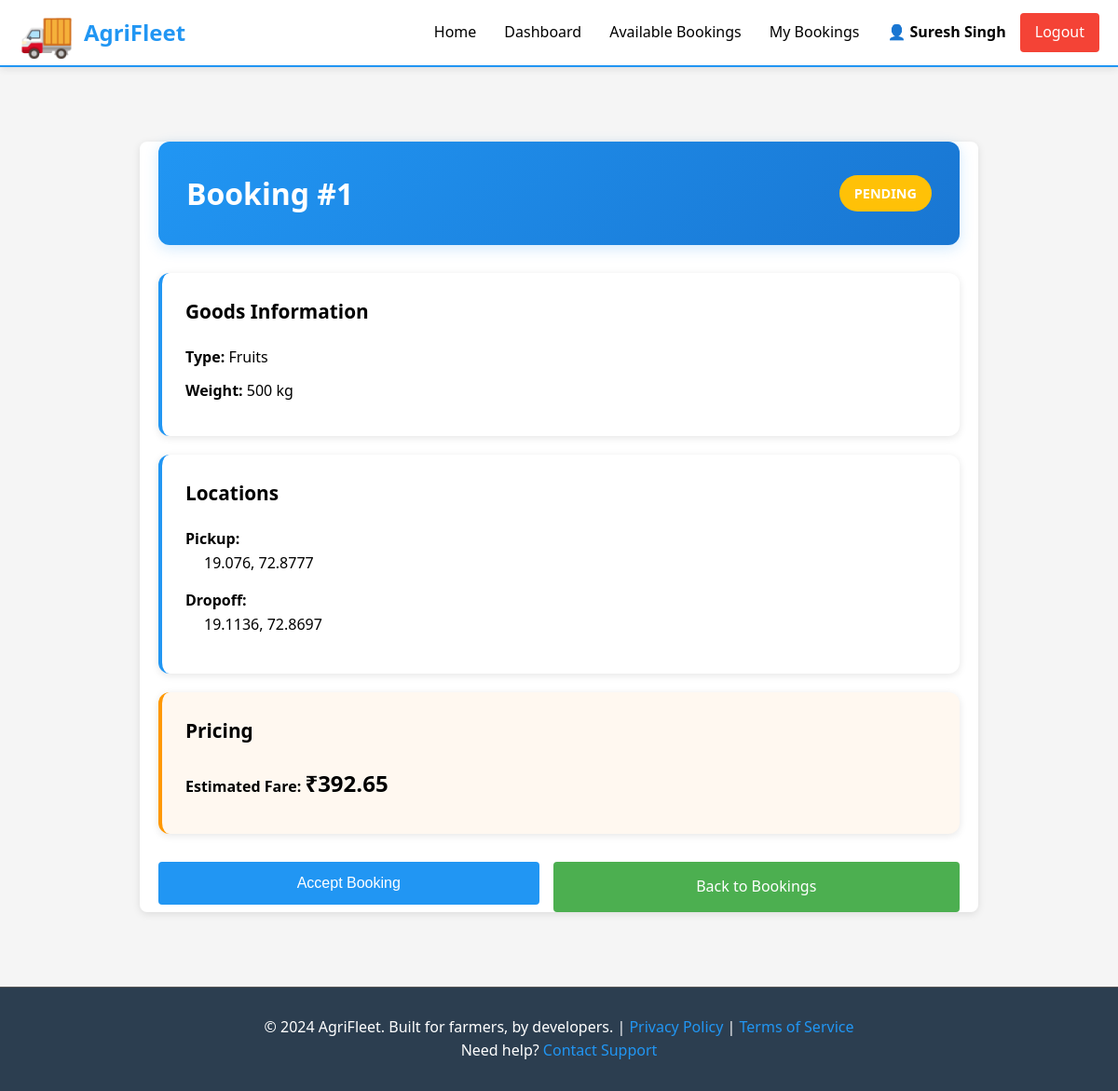
The app's page /driver/booking/1 (signed in), older data.
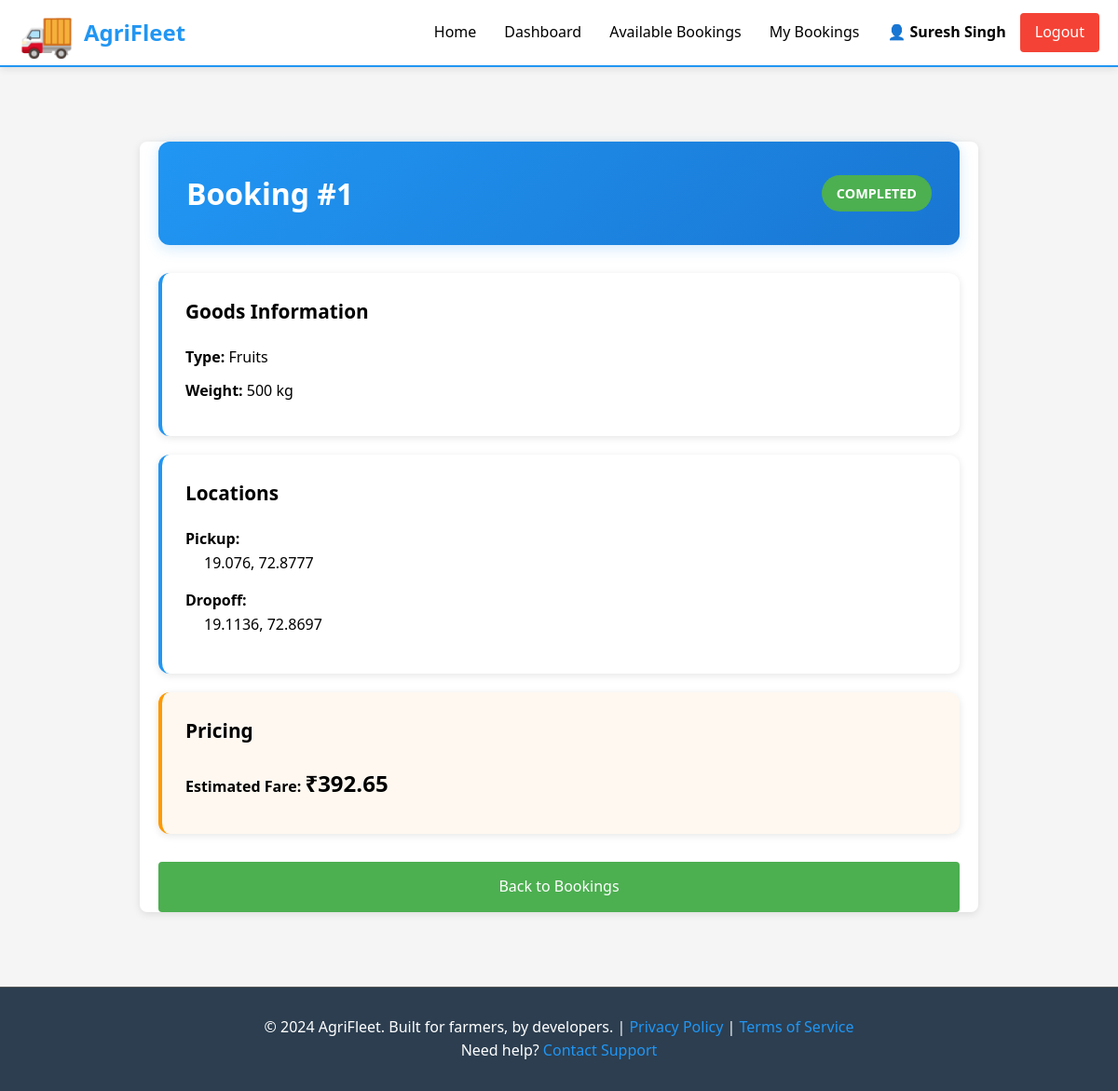
The same page, newer data.
### models.py (models this page shows, shortened)
class Booking(db.Model):
    __tablename__ = 'bookings'
    id = db.Column(db.Integer, primary_key=True)
    farmer_id = db.Column(db.Integer, db.ForeignKey('users.id'), nullable=False)
    driver_id = db.Column(db.Integer, db.ForeignKey('users.id'), nullable=True)
    pickup_latitude = db.Column(db.Float, nullable=False)
    pickup_longitude = db.Column(db.Float, nullable=False)
    dropoff_latitude = db.Column(db.Float, nullable=False)
    dropoff_longitude = db.Column(db.Float, nullable=False)
    goods_type = db.Column(db.String(255), nullable=False)
    weight_kg = db.Column(db.Integer, nullable=False)
    estimated_fare = db.Column(db.Float, nullable=False)
    final_fare = db.Column(db.Float)
    status = db.Column(db.String(20), default='PENDING', nullable=False)
    created_at = db.Column(db.DateTime, default=datetime.utcnow)
    accepted_at = db.Column(db.DateTime)
    completed_at = db.Column(db.DateTime)
    farmer = db.relationship('User', foreign_keys=[farmer_id], back_populates='farmer_bookings')
    driver_user = db.relationship('User', foreign_keys=[driver_id], back_populates='driver_bookings')

### routes/driver_routes.py (the view)
@driver_bp.route('/booking/<int:booking_id>')
@driver_required
def booking_details(booking_id):
    current_user = get_current_user()
    booking = Booking.query.get(booking_id)
    if not booking:
        flash('Booking not found', 'danger')
        return redirect(url_for('driver.dashboard'))
    details = get_booking_details(booking_id)
    return render_template(
        'driver/booking_details.html',
        booking=booking,
        farmer=details['farmer'],
        driver=details['driver']
    )

### app.py (called while the page is built)
def create_app(config_class=None):
    app = Flask(__name__, template_folder='templates', static_folder='static')
    if config_class is None:
        config_class = config
    app.config.from_object(config_class)
    db.init_app(app)
    app.register_blueprint(auth_bp)
    app.register_blueprint(farmer_bp)
    app.register_blueprint(driver_bp)
    @app.context_processor
    def inject_user():
        return {'current_user': get_current_user()}
    @app.errorhandler(404)
    def not_found(error):
        return render_template('errors/404.html'), 404
    @app.errorhandler(500)
    def server_error(error):
        return render_template('errors/500.html'), 500
    @app.route('/')
    def index():
        """Landing page"""
        return render_template('index.html')
    with app.app_context():
        db.create_all()
        logger.info('Database tables created')
    return app

### auth.py (called while the page is built)
def get_current_user():
    user_id = session.get('user_id')
    if user_id:
        return User.query.get(user_id)
    return None

def is_logged_in():
    return 'user_id' in session

### models.py (called while the page is built)
    def is_farmer(self):
        return self.role == 'farmer'

    def is_driver(self):
        return self.role == 'driver'

### templates/driver/booking_details.html (shortened to what this page needs)
{% extends "base.html" %}
{% block content %}
<div class="details-container">
    <div class="details-header">
        <h1>Booking #{{ booking.id }}</h1>
        <span class="status-badge status-{{ booking.status|lower }}">{{ booking.status }}</span>
    </div>
    <div class="details-section">
        <h3 style="color: #000; margin: 0 0 20px 0;">Goods Information</h3>
        <div style="color: #333; margin: 10px 0;">
            <strong style="color: #000;">Type:</strong> <span style="color: #000;">{{ booking.goods_type }}</span>
        </div>
        <div style="color: #333; margin: 10px 0;">
            <strong style="color: #000;">Weight:</strong> <span style="color: #000;">{{ booking.weight_kg }} kg</span>
        </div>
    </div>
    <div class="details-section">
        <h3 style="color: #000; margin: 0 0 20px 0;">Locations</h3>
        <div style="color: #333; margin: 15px 0;">
            <strong style="color: #000;">Pickup:</strong>
            <span style="color: #000; display: block; margin-left: 20px;">{{ booking.pickup_latitude }}, {{ booking.pickup_longitude }}</span>
        </div>
        <div style="color: #333; margin: 15px 0;">
            <strong style="color: #000;">Dropoff:</strong>
            <span style="color: #000; display: block; margin-left: 20px;">{{ booking.dropoff_latitude }}, {{ booking.dropoff_longitude }}</span>
        </div>
    </div>
    <div class="details-section" style="background: #fff8f0; border-left: 4px solid #FF9800;">
        <h3 style="color: #FF9800; margin: 0 0 20px 0;">Pricing</h3>
        <div style="color: #333; margin: 10px 0;">
            <strong style="color: #000;">Estimated Fare:</strong>
            <span style="font-size: 1.5em; color: #FF9800; font-weight: bold;">₹{{ booking.estimated_fare }}</span>
        </div>
    </div>
    <div class="action-buttons">
        {% if booking.status == 'PENDING' %}
            <form method="POST" action="{{ url_for('driver.accept_booking_handler', booking_id=booking.id) }}" style="flex: 1;">
                <button type="submit" class="btn btn-primary" style="width: 100%; padding: 14px; font-size: 1em;">Accept Booking</button>
            </form>
        {% elif booking.status == 'ACCEPTED' %}
            <form method="POST" action="{{ url_for('driver.complete_booking_handler', booking_id=booking.id) }}" style="flex: 1;">
                <button type="submit" class="btn btn-success" style="width: 100%; padding: 14px; font-size: 1em;">Complete Delivery</button>
            </form>
        {% endif %}
        <a href="{{ url_for('driver.available_bookings') }}" class="btn btn-secondary" style="flex: 1; padding: 14px; text-align: center; font-size: 1em;">Back to Bookings</a>
    </div>
</div>
{% endblock %}

Row changes from the older to the newer data that the page shows:
changed Booking "Fruits": status "PENDING" → "COMPLETED"
Text that changed along with them:
text no longer shown: "Accept Booking"
